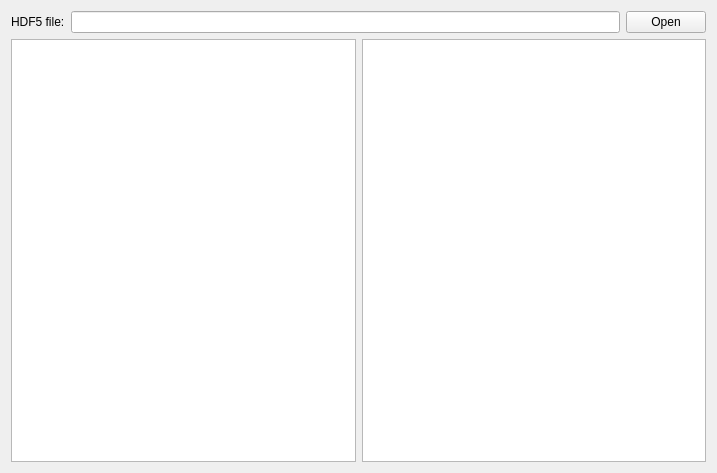
<?xml version="1.0" encoding="UTF-8"?>
<ui version="4.0">
 <class>H5BrowserWidget</class>
 <widget class="QWidget" name="H5BrowserWidget">
  <property name="geometry">
   <rect>
    <x>0</x>
    <y>0</y>
    <width>717</width>
    <height>473</height>
   </rect>
  </property>
  <property name="windowTitle">
   <string>Qt HDF5 file browser</string>
  </property>
  <layout class="QVBoxLayout" name="verticalLayout">
   <item>
    <layout class="QHBoxLayout" name="horizontalLayout">
     <item>
      <widget class="QLabel" name="label">
       <property name="text">
        <string>HDF5 file:</string>
       </property>
      </widget>
     </item>
     <item>
      <widget class="QLineEdit" name="edtFileName">
       <property name="readOnly">
        <bool>true</bool>
       </property>
      </widget>
     </item>
     <item>
      <widget class="QPushButton" name="btOpen">
       <property name="text">
        <string>Open</string>
       </property>
      </widget>
     </item>
    </layout>
   </item>
   <item>
    <layout class="QHBoxLayout" name="horizontalLayout_2">
     <item>
      <widget class="QTreeView" name="treeView"/>
     </item>
     <item>
      <widget class="QPlainTextEdit" name="edtField">
       <property name="readOnly">
        <bool>true</bool>
       </property>
       <property name="plainText">
        <string/>
       </property>
      </widget>
     </item>
    </layout>
   </item>
  </layout>
 </widget>
 <resources/>
 <connections/>
</ui>
